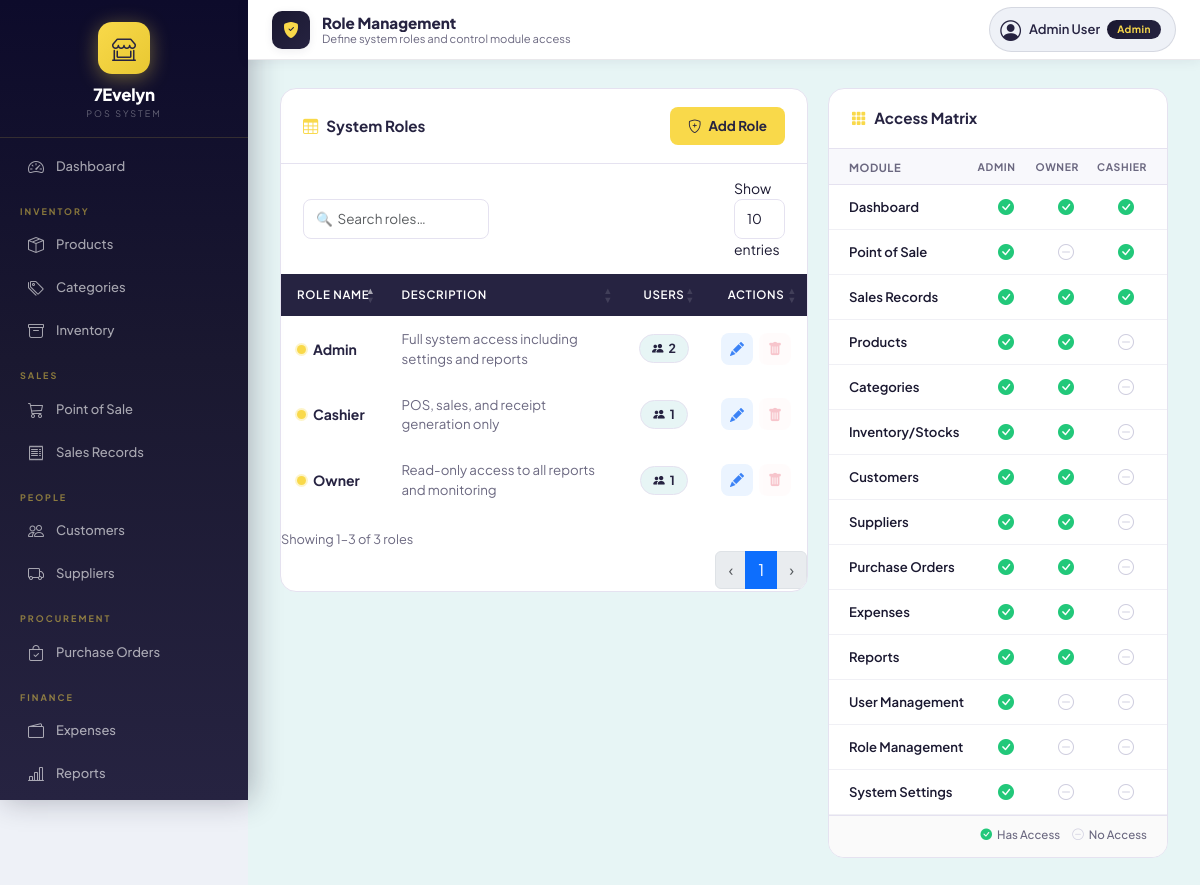
/frontend/role.php (signed in), run on the app's committed database.
### tables this page shows
CREATE TABLE `role` (
  `roleID` int(11) NOT NULL,
  `roleName` varchar(50) NOT NULL,
  `roleDesc` varchar(255) NOT NULL,
  `dateCreated` timestamp NOT NULL DEFAULT current_timestamp(),
  `dateDeleted` date DEFAULT NULL
);

### frontend/role.php (the view, shortened to what this page needs)
<?php
require_once '../backend/database.php';
?>
<?php include 'header.php'; ?>
<?php include 'nav.php'; ?>
<?php
$access = [
  'Dashboard'        => [true, true, true],
  'Point of Sale'    => [true, false, true],
  'Sales Records'    => [true, true, true],
  'Products'         => [true, true, false],
  'Categories'       => [true, true, false],
  'Inventory/Stocks' => [true, true, false],
  'Customers'        => [true, true, false],
  'Suppliers'        => [true, true, false],
  'Purchase Orders'  => [true, true, false],
  'Expenses'         => [true, true, false],
  'Reports'          => [true, true, false],
  'User Management'  => [true, false, false],
  'Role Management'  => [true, false, false],
  'System Settings'  => [true, false, false],
];
$roles = $conn->query("SELECT r.*, COUNT(u.userID) AS userCount FROM role r LEFT JOIN users u ON r.roleID=u.roleID AND u.dateDeleted IS NULL WHERE r.dateDeleted IS NULL GROUP BY r.roleID ORDER BY r.roleName");
$roleRows = [];
while($r=$roles->fetch_assoc()) $roleRows[] = $r;
?>
<?php
  include 'topbar.php';
  ?>
<div class="rm-page no-print">
  <div class="rm-grid">
    <div class="rm-card">
      <div class="rm-card-header">
        <div class="rm-card-header-title">
          <i class="bi bi-table"></i> System Roles
        </div>
        <button class="btn-add" data-bs-toggle="modal" data-bs-target="#addRoleModal">
          <i class="bi bi-shield-plus"></i> Add Role
        </button>
      </div>
      <div class="dt-controls" id="dt-search-area"></div>
      <div style="overflow-x:auto;">
        <table id="roleTable">
          <thead>
            <tr>
              <th>Role Name</th>
              <th>Description</th>
              <th style="text-align:center;">Users</th>
              <th style="text-align:center;">Actions</th>
            </tr>
          </thead>
          <tbody>
          <?php foreach($roleRows as $r): ?>
          <tr>
            <td>
              <div class="role-name-pill">
                <span class="role-dot"></span>
                <span class="role-name-text"><?php echo htmlspecialchars($r['roleName']); ?></span>
              </div>
            </td>
            <td style="font-size:.83rem; color:var(--text-muted);"><?php echo htmlspecialchars($r['roleDesc'] ?? '—'); ?></td>
            <td style="text-align:center;">
              <span class="user-count-badge">
                <i class="bi bi-people-fill" style="font-size:.72rem;"></i>
                <?php echo $r['userCount']; ?>
              </span>
            </td>
            <td>
              <div class="action-group">
                <button class="btn-action btn-edit"
                  data-bs-toggle="modal"
                  data-bs-target="#editRoleModal<?php echo $r['roleID']; ?>"
                  title="Edit Role">
                  <i class="bi bi-pencil-fill"></i>
                </button>
                <?php if($r['userCount'] == 0): ?>
                <button class="btn-action btn-del"
                  data-bs-toggle="modal"
                  data-bs-target="#deleteRoleModal<?php echo $r['roleID']; ?>"
                  title="Delete Role">
                  <i class="bi bi-trash-fill"></i>
                </button>
                <?php else: ?>
                <button class="btn-action btn-del" disabled title="Role in use" style="opacity:.3; cursor:not-allowed;">
                  <i class="bi bi-trash-fill"></i>
                </button>
                <?php endif; ?>
              </div>
            </td>
          </tr>
          <?php endforeach; ?>
          </tbody>
        </table>
      </div>
    </div>
    <div class="rm-card">
      <div class="rm-card-header" style="border-bottom: 1.5px solid var(--border);">
        <div class="rm-card-header-title">
          <i class="bi bi-grid-3x3-gap-fill"></i> Access Matrix
        </div>
      </div>
      <div class="matrix-col-headers">
        <span class="module-name">Module</span>
        <div class="matrix-checks">
          <span class="matrix-role-label">Admin</span>
          <span class="matrix-role-label">Owner</span>
          <span class="matrix-role-label">Cashier</span>
        </div>
      </div>
      <?php foreach($access as $module => $perms): ?>
      <div class="matrix-module">
        <span class="module-name"><?php echo $module; ?></span>
        <div class="matrix-checks">
          <?php foreach($perms as $p): ?>
          <div style="min-width:42px; text-align:center;">
            <?php if($p): ?>
              <i class="bi bi-check-circle-fill check-yes"></i>
            <?php else: ?>
              <i class="bi bi-dash-circle check-no"></i>
            <?php endif; ?>
          </div>
          <?php endforeach; ?>
        </div>
      </div>
      <?php endforeach; ?>
      <div class="matrix-legend">
        <div class="legend-item"><i class="bi bi-check-circle-fill" style="color:var(--success);"></i> Has Access</div>
        <div class="legend-item"><i class="bi bi-dash-circle" style="color:#d0cfe0;"></i> No Access</div>
      </div>
    </div>
  </div>
</div>
</body></html>

### frontend/assets/smpos.css (style rules this page uses)
:root { --c-gold: #F9D94A; --c-gold-dark: #E8C832; --c-gold-dim: #f0c830; --c-gold-soft: #fef8d0; --c-gold-glow: rgba(249,217,74,0.35); --c-navy: #262341; --c-navy-deep: #1a1830; --c-navy-mid: #332f5a; --c-navy-light: #4a4778; --c-navy-10: rgba(38,35,65,0.08); --c-navy-20: rgba(38,35,65,0.15); --c-ice: #E7F5F5; --c-ice-dark: #cde8e8; --c-white: #ffffff; --c-success: #22c87a; --c-success-bg: #f0fdf4; --c-success-bdr: #c6f6d5; --c-danger: #e8435a; --c-danger-bg: #fff0f2; --c-danger-bdr: #fecdd3; --c-warning: #f59c2a; --c-warning-bg: #fffbeb; --c-warning-bdr: #fed7aa; --c-info: #3b82f6; --c-info-bg: #eff6ff; --c-info-bdr: #bfdbfe; --t-main: #1a1830; --t-mid: #4a4669; --t-muted: #6b6880; --t-light: #a09cb8; --s-bg: #EEF1F7; --s-card: #ffffff; --s-border: #e5e2f0; --s-border-dark: #cde8e8; --font-ui: 'Plus Jakarta Sans', system-ui, sans-serif; --font-mono: 'JetBrains Mono', 'Courier New', monospace; --r-xs: 6px; --r-sm: 8px; --r-md: 12px; --r-lg: 16px; --r-xl: 20px; --r-2xl: 28px; --sh-xs: 0 1px 4px rgba(38,35,65,0.06); --sh-sm: 0 2px 8px rgba(38,35,65,0.08); --sh-md: 0 6px 24px rgba(38,35,65,0.12); --sh-lg: 0 16px 48px rgba(38,35,65,0.16); --sh-gold: 0 4px 16px rgba(249,217,74,0.4); --g-navy: linear-gradient(135deg, #1a1830 0%, #262341 60%, #332f5a 100%); --g-gold: linear-gradient(135deg, #F9D94A 0%, #E8C832 100%); --g-teal: linear-gradient(135deg, #0EA5A0 0%, #0D8F8A 100%); --g-violet: linear-gradient(135deg, #6C63FF 0%, #4A43D9 100%); --g-danger: linear-gradient(135deg, #f43f5e 0%, #e11d48 100%); --g-success: linear-gradient(135deg, #10b981 0%, #059669 100%); --g-warning: linear-gradient(135deg, #f59e0b 0%, #d97706 100%); --sidebar-w: 248px; --topbar-h: 60px; --trans: all 0.2s cubic-bezier(0.4,0,0.2,1); }
*, *::before, *::after { box-sizing: border-box; }
body { font-family: var(--font-ui); background: var(--s-bg); color: var(--t-main); font-size: 14px; line-height: 1.5; margin: 0; }

### data on the page
role: roleName "Admin", roleDesc "Full system access including settings and reports", userCount "2"
role: roleName "Cashier", roleDesc "POS, sales, and receipt generation only", userCount "1"
role: roleName "Owner", roleDesc "Read-only access to all reports and monitoring", userCount "1"

### other printed values
$topbarTitle "Role Management"
$topbarSub "Define system roles and control module access"
$_SESSION['userName'] "Admin User"
$_SESSION['roleName'] "Admin"
$module "Dashboard"
$module "Point of Sale"
$module "Sales Records"
$module "Products"
$module "Categories"
$module "Inventory/Stocks"
$module "Customers"
$module "Suppliers"
$module "Purchase Orders"
$module "Expenses"
$module "Reports"
